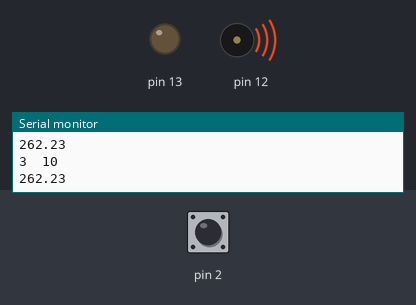
A sketch run on a simulated Arduino Uno, built with avr-gcc and run on an emulated ATmega328P. On the bench: output pins drawn as LEDs (lit = HIGH), buzzer (waves = sounding), the last lines printed to the serial monitor. The test bench sets the inputs (shaded band); at power-on: pin 2 HIGH.

Above: at 1.2 s.
1.3 s: pin 2 pulled LOW for 0.15 s
At 1.39 s:
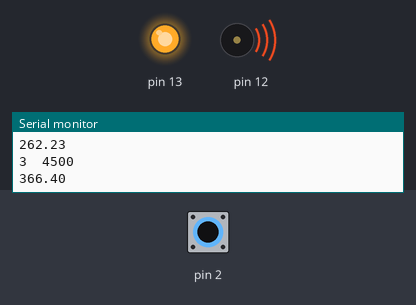
2.9 s: pin 2 pulled LOW for 3.2 s
At 6.7 s:
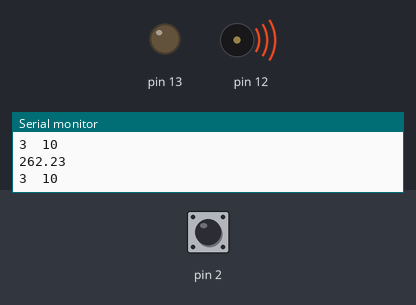
Timing chart, 0 to 8.2 s (numbered marks = the images above; inputs shaded):
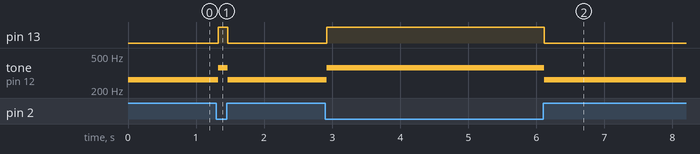

The sketch:

CapacitySensor3.ino
```cpp
#include <CapacitiveSensor.h>

CapacitiveSensor   cs_4_2 = CapacitiveSensor(4,2);        // 10M resistor between pins 4 & 2, pin 2 is sensor pin, add a wire and or foil if desired

const int VOL_PIN = A0;

void setup()
{
   cs_4_2.set_CS_AutocaL_Millis(20000);     // turn off autocalibrate on channel 1 - just as an example
   Serial.begin(9600);
   pinMode(13, OUTPUT);
   pinMode(12, OUTPUT);
}

void loop()
{
    long start = millis();
    long total1 =  cs_4_2.capacitiveSensor(30);

    // int value;
    // float volt;
    float sound;

    Serial.print(millis() - start);        // check on performance in milliseconds
    Serial.print("\t");                    // tab character for debug windown spacing

    Serial.print(total1);                  // print sensor output 1
    Serial.println("\t");

    // value = analogRead( VOL_PIN );

    // volt = value * 7.0 / 1023.0;

    // Serial.print( "Value: " );
    // Serial.print( value );
    // Serial.print( "  Volt: " );
    // Serial.println( volt );

    sound = 262.0 + (total1/10000.0)*232.0;
    Serial.println(sound);
    tone(12 ,sound);

    if(total1>=800){
      digitalWrite(13, HIGH);

    }
    else{
      digitalWrite(13, LOW);
    }
    //  delay(10);                             // arbitrary delay to limit data to serial port
}
```

Measured:
- after the input at 1.3 s, pin 13: LOW → HIGH at once, → LOW 0.14 s later; tone on pin 12: 262 Hz → 366 Hz at once, → 262 Hz 0.14 s later
- after the input at 2.9 s, pin 13: LOW → HIGH at once, → LOW 3.2 s later; tone on pin 12: 262 Hz → 366 Hz at once, → 262 Hz 3.2 s later
